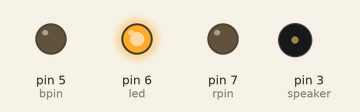
Bench run of a sketch on a simulated Arduino Uno, built with avr-gcc and run on an emulated ATmega328P. Parts: output pins drawn as LEDs (lit = HIGH), buzzer (waves = sounding).

Above: at 0.1 s.
At 10.3 s:
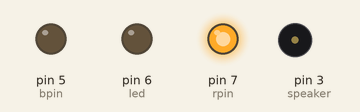
Timing chart, 0 to 11.8 s (numbered marks = the images above):
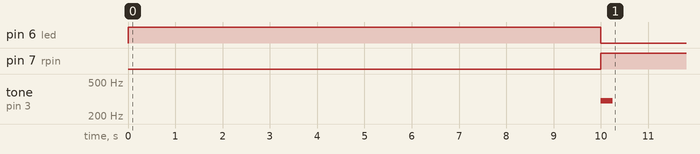

The sketch:

delays.ino
```cpp
int led = 6; // Pin 13 has an LED connected on most Arduino boards.

int rpin = 7; // Red
int gpin = 6; // Blue
int bpin = 5; // Green

unsigned long DELAY_TIME = 10000; // 10 sec
unsigned long delayStart = 0; // the time the delay started
bool delayRunning = false; // true if still waiting for delay to finish

const int speaker = 3; // Buzzer

void setup() {
  pinMode(led, OUTPUT);   // initialize the digital pin as an output.
  digitalWrite(led, HIGH); // turn led on

  // start delay
  delayStart = millis();
  delayRunning = true;
}

void loop() {
  // check if delay has timed out
  if (delayRunning && ((millis() - delayStart) >= DELAY_TIME)) {
    delayRunning = false; // finished delay -- single shot, once only
    setColor(255, 0, 0);
    tone(speaker, 300, 250);
  }
}


void setColor(int rval, int gval, int bval){
  analogWrite(rpin, rval);
  analogWrite(bpin, bval);
  analogWrite(gpin, gval);
}
```

Measured:
- by itself, pin 6 (led): HIGH → LOW at 10.0 s
- by itself, pin 7 (rpin): LOW → HIGH at 10.0 s
- by itself, tone on pin 3 (speaker): silent → 300 Hz at 10.0 s, → silent 0.25 s later
